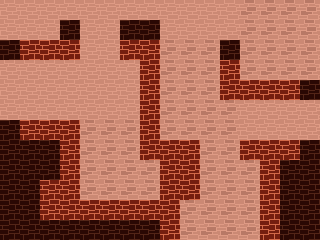

Below is a game level as drawn by its tile map, then a one-line description and the .tmx file that defines it, in full:
An orthogonal 16x12 tile map with 20x20 px tiles, 2 tile layers (BACKGROUND, FOREGROUND).

<map version="1.0" tiledversion="1.0.3" orientation="orthogonal" renderorder="right-down" width="16" height="12" tilewidth="20" tileheight="20" nextobjectid="1">
 <tileset firstgid="1" source="tile-castle.tsx" />
 <layer name="BACKGROUND" width="16" height="12">
  <data encoding="csv">
17,17,17,17,17,17,17,17,17,17,17,17,18,18,18,18,
17,17,17,19,17,17,0,17,17,17,17,17,18,18,18,18,
17,17,0,18,17,17,0,17,17,17,17,17,18,18,18,18,
17,17,17,17,17,17,17,17,17,17,17,17,18,18,18,18,
17,17,17,17,17,17,17,17,17,17,17,17,17,17,17,17,
17,17,17,17,17,17,17,17,17,17,17,17,17,17,17,17,
17,17,17,17,18,18,18,17,17,17,17,17,17,17,17,17,
17,17,17,17,18,18,18,17,17,17,17,17,17,17,17,17,
17,17,17,17,18,18,18,18,1,17,17,17,17,17,19,19,
17,17,17,17,18,18,18,18,17,17,17,17,17,17,19,19,
17,17,17,17,17,17,17,17,17,17,17,17,17,17,19,19,
17,17,17,17,17,17,17,17,17,17,17,17,17,17,19,19
</data>
 </layer>
 <layer name="FOREGROUND" width="16" height="12">
  <data encoding="csv">
0,0,0,0,0,0,0,0,0,0,0,0,0,0,0,0,
0,0,0,0,0,0,19,19,0,0,0,0,0,0,0,0,
19,1,1,1,0,0,1,1,18,18,18,19,0,0,0,0,
0,0,0,0,0,0,0,1,18,18,18,1,0,0,0,0,
0,0,0,0,0,0,0,1,18,18,18,1,1,1,1,19,
0,0,0,0,0,0,0,1,18,18,18,18,0,0,0,0,
19,1,1,1,0,0,0,1,18,18,18,18,0,0,0,0,
19,19,19,1,0,0,0,1,1,1,18,18,1,1,1,19,
19,19,19,1,0,0,0,0,0,1,18,18,18,1,0,0,
19,19,1,1,0,0,0,0,1,1,18,18,18,1,0,0,
19,19,1,1,1,1,1,1,1,18,18,18,18,1,0,0,
19,19,19,19,19,19,19,19,1,18,18,18,18,1,0,0
</data>
 </layer>
</map>
